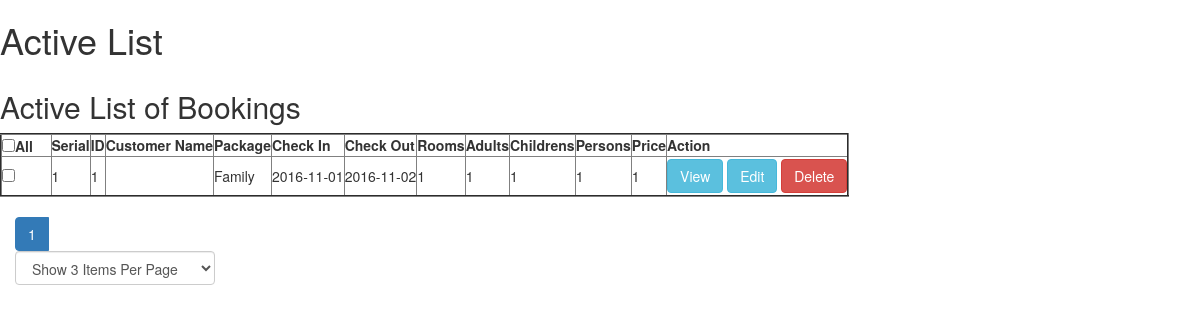
/views/PhpCoder/BlueOcean/Booking/index_booking.php, run on an earlier commit of the app's database.
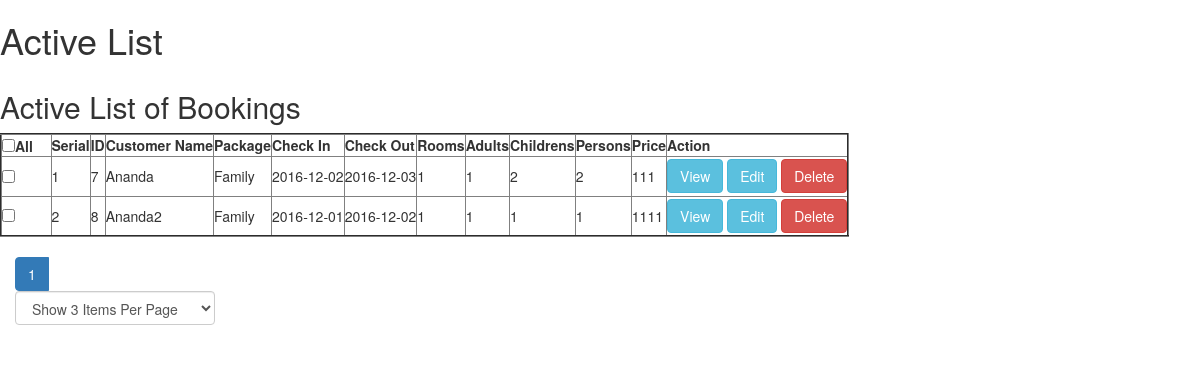
And on a later commit of the database.
### tables this page shows
CREATE TABLE `booking_info` (
  `customer_name` varchar(200) NOT NULL,
  `package_info` varchar(100) NOT NULL,
  `check_in` date NOT NULL,
  `check_out` date NOT NULL,
  `rooms` int(100) NOT NULL,
  `adult` int(100) NOT NULL,
  `children` int(100) NOT NULL,
  `person` int(100) NOT NULL,
  `price` int(100) NOT NULL,
  `is_deleted` varchar(11) NOT NULL DEFAULT 'No',
  `id` int(11) NOT NULL
);

### src/BITM/PhpCoder/BlueOcean/BookingInfo.php (called while the page is built, shortened)
<?php
class BookingInfo extends DB
{
        public function index($fetchMode = 'ASSOC')
        {
            $query = "SELECT * from `booking_info` where is_deleted = 'No'";
            $STH = $this->conn->query($query);
            $fetchMode = strtoupper($fetchMode);
            if (substr_count($fetchMode, 'OBJ') > 0)
                $STH->setFetchMode(PDO::FETCH_OBJ);
            else
                $STH->setFetchMode(PDO::FETCH_ASSOC);
            $arrOneData = $STH->fetchAll();
            return $arrOneData;
        }
    public function indexPaginator($page=1,$itemsPerPage=3){
        $start = (($page-1) * $itemsPerPage);
        $sql = "SELECT * from `booking_info`  WHERE is_deleted = 'No' LIMIT $start,$itemsPerPage";
        $STH = $this->conn->query($sql);
        $STH->setFetchMode(PDO::FETCH_OBJ);
        $arrSomeData  = $STH->fetchAll();
        return $arrSomeData;
    }
    }
?>

### src/BITM/PhpCoder/Model/Database.php (called while the page is built, shortened)
<?php
class Database{
    public $username="root";
    public $password="";
    public function __construct()
    {
        try {
            $this->conn = new PDO("mysql:host=localhost;dbname=phpcoder_finalproject_b35", $this->username, $this->password);
        }
        catch(PDOException $e) {
            echo $e->getMessage();
        }
    }
}

### views/PhpCoder/BlueOcean/Booking/index_booking.php (the view, shortened to what this page needs)
<?php
$obj_bookingInfo= new BookingInfo();
$obj_bookingInfo->prepare($_POST);
$allData = $obj_bookingInfo->index('obj');
$recordCount= count($allData);
if(isset($_REQUEST['Page']))   $page = $_REQUEST['Page'];
else if(isset($_SESSION['Page']))   $page = $_SESSION['Page'];
else   $page = 1;
if(isset($_REQUEST['ItemsPerPage']))   $itemsPerPage = $_REQUEST['ItemsPerPage'];
else if(isset($_SESSION['ItemsPerPage']))   $itemsPerPage = $_SESSION['ItemsPerPage'];
else   $itemsPerPage = 3;
$pages = ceil($recordCount/$itemsPerPage);
$someData = $obj_bookingInfo->indexPaginator($page,$itemsPerPage);
$serial = (($page-1) * $itemsPerPage) +1;
?>
<!DOCTYPE html>
<html>
<h1> Active List</h1>
<head>
    <link rel="stylesheet" href="../../../../resource/assets/bootstrap/css/bootstrap.min.css">
</head>
<body>
<table>
    <tr>
        <td width="500">
            <h2>Active List of Bookings</h2>
 <?php
echo "<table border='2px'>";
 echo "<th    style='width: 50px' > <input type='checkbox'  id='checkall'>All</th>";
 echo "<th> Serial </th><th> ID </th> <th> Customer Name </th> <th> Package </th> <th> Check In </th> <th> Check Out </th> <th>Rooms </th> <th> Adults </th> <th>Childrens</th> <th> Persons </th> <th> Price </th><th> Action </th>";
    foreach($someData as $oneData){
    echo "<tr style='height: 40px'>";
                echo "<td  style='align-content: center'><input type='checkbox' name='mark[]' value='$oneData->id'></td>";
        echo "<td> $serial</td>";
        echo "<td> $oneData->id </td>";
        echo "<td> $oneData->customer_name </td>";
        echo "<td> $oneData->package_info </td>";
        echo "<td> $oneData->check_in </td>";
        echo "<td> $oneData->check_out </td>";
        echo "<td> $oneData->rooms </td>";
        echo "<td> $oneData->adult </td>";
        echo "<td> $oneData->children </td>";
        echo "<td> $oneData->person </td>";
        echo "<td> $oneData->price </td>";
        echo "<td>
            <a href='view.php?id=$oneData->id'><button class='btn btn-info' role='button'>View</button></a>
            <a href='edit.php?id=$oneData->id'><button class='btn btn-info' role='button'>Edit</button></a>
            <a href='trash_booking.php?id=$oneData->id'><button class='btn btn-danger' role='button'>Delete</button></a>
        </td>";
        echo "</tr>";
    $serial++;
    }
    echo "</table>";
?>
            <div align="left" class="container">
                <ul class="pagination">
                    <?php
                    for($i=1;$i<=$pages;$i++)
                    {
                        if($i==$page) echo '<li class="active"><a href="">'. $i . '</a></li>';
                        else  echo "<li><a href='?Page=$i'>". $i . '</a></li>';
                    }
                    ?>
                    <select  class="form-control"  name="ItemsPerPage" id="ItemsPerPage" onchange="javascript:location.href = this.value;" >
                        <?php
                        if($itemsPerPage==3 ) echo '<option value="?ItemsPerPage=3" selected >Show 3 Items Per Page</option>';
                        else echo '<option  value="?ItemsPerPage=3">Show 3 Items Per Page</option>';
                        ?>
                    </select>
                </ul>
            </div>
</body>
</html>

What changed in the data, as far as the page shows it:
removed booking_info: id "1", package_info "Family", check_in "2016-11-01", check_out "2016-11-02", rooms "1", adult "1", children "1", person "1", price "1"
added booking_info: id "7", customer_name "Ananda", package_info "Family", check_in "2016-12-02", check_out "2016-12-03", rooms "1", adult "1", children "2", person "2", price "111"
added booking_info: id "8", customer_name "Ananda2", package_info "Family", check_in "2016-12-01", check_out "2016-12-02", rooms "1", adult "1", children "1", person "1", price "1111"
